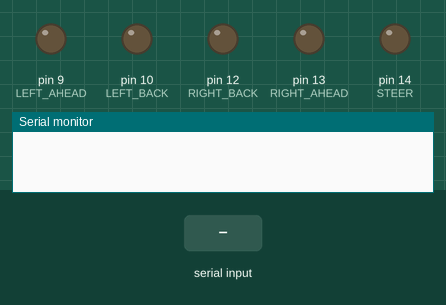
Simulated run of this sketch. Board: Arduino Uno, built with avr-gcc and run on an emulated ATmega328P. Parts: output pins drawn as LEDs (lit = HIGH), the last lines printed to the serial monitor. Inputs (shaded band) come from the test bench.

Above: at 1.2 s.
1.3 s: "A" received over Serial
At 1.8 s:
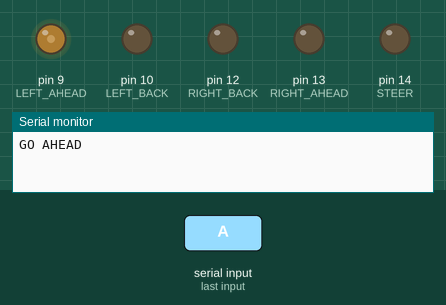
2.9 s: "B" received over Serial
At 4.2 s:
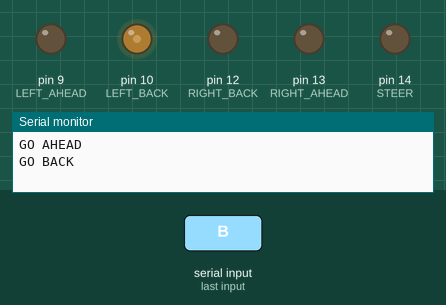
4.5 s: "L" received over Serial
At 5.3 s:
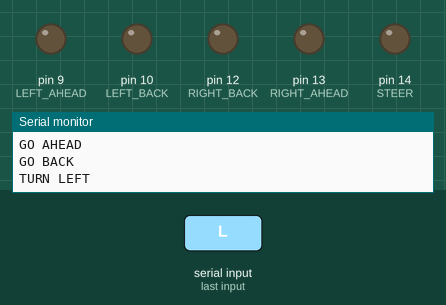
6.1 s: "R" received over Serial
At 6.5 s:
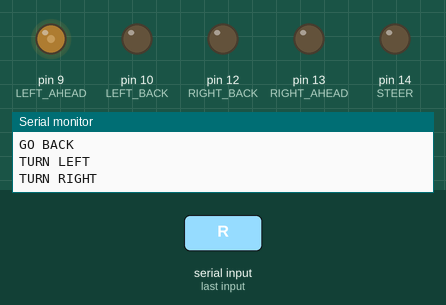
Timing chart, 0 to 8.6 s (numbered marks = the images above; inputs shaded):
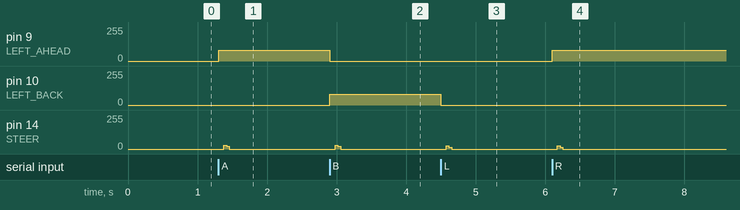

The sketch:

car_430.ino
```cpp
#define LEFT_AHEAD 9
#define LEFT_BACK 10
#define RIGHT_AHEAD 13
#define RIGHT_BACK 12
#define STEER 14
int RUNL=80;
int RUNR=70;
int TURN=1;
int Solid=1470;
char incomingByte;
void Advance();
void turnLeft();
void turnRight();
void Back();
void Stop();
void steer(float portion);
void setup()
{
  Serial.begin(9600);
  pinMode(LEFT_BACK,OUTPUT);
  pinMode(RIGHT_BACK,OUTPUT);
  pinMode(LEFT_AHEAD,OUTPUT);
  pinMode(RIGHT_AHEAD,OUTPUT);
  pinMode(STEER,OUTPUT);
  digitalWrite(LEFT_AHEAD,LOW);
  digitalWrite(RIGHT_AHEAD,LOW);
  digitalWrite(LEFT_BACK,LOW);
  digitalWrite(RIGHT_BACK,LOW);
  digitalWrite(STEER,LOW);
}

void loop()
{
  if (Serial.available()>0)
  {
    incomingByte=Serial.read();
    if (incomingByte=='A')
    {
      Serial.println("GO AHEAD");
      Advance();
      Serial.read();
    }
    else if (incomingByte=='B')
    {
      Serial.println("GO BACK");
      Back();
      Serial.read();
    }
    else if (incomingByte=='L')
    {
      Serial.println("TURN LEFT");
      turnLeft();
      Serial.read();
    }
    else if (incomingByte=='R')
    {
      Serial.println("TURN RIGHT");
      turnRight();
      Serial.read();
    }
    else if (incomingByte=='S')
    {
      Serial.println("STOP");
      Stop();
      Serial.read();
    }
  }
}

void Advance()
{
  for(int i=0;i<200;i++)
  {
    analogWrite(LEFT_AHEAD,i);
    analogWrite(RIGHT_AHEAD,i);
  }
  digitalWrite(LEFT_BACK,LOW);
  digitalWrite(RIGHT_BACK,LOW);
  analogWrite(LEFT_AHEAD,RUNL);
  analogWrite(RIGHT_AHEAD,RUNR);
  steer(1);
}

void Back()
{
  for(int i=0;i<200;i++)
  {
    analogWrite(LEFT_BACK,i);
    analogWrite(RIGHT_BACK,i);
  }
  digitalWrite(LEFT_AHEAD,LOW);
  digitalWrite(RIGHT_AHEAD,LOW);
  analogWrite(LEFT_BACK,RUNL);
  analogWrite(RIGHT_BACK,RUNR);
  steer(1);
}

void turnLeft()
{ analogWrite(LEFT_BACK,TURN*0.0);
  analogWrite(RIGHT_AHEAD,TURN*0.01);
  analogWrite(LEFT_AHEAD,0);
  analogWrite(RIGHT_AHEAD,RUNR);
  steer(0.8);
}

void turnRight()
{
  analogWrite(LEFT_AHEAD,TURN*0.01);
  analogWrite(RIGHT_AHEAD,TURN*0.0);
  analogWrite(LEFT_AHEAD,RUNL);
  analogWrite(RIGHT_AHEAD,0);
  steer(0.8);
}

void Stop()
{
  digitalWrite(LEFT_BACK,LOW);
  digitalWrite(RIGHT_BACK,LOW);
  analogWrite(LEFT_AHEAD,LOW);
  analogWrite(RIGHT_AHEAD,LOW);
}

void steer(float portion)
{
  int tmp=portion*Solid;
  for (int i=0; i<8; i++)
  {
     digitalWrite(STEER,HIGH);
     delayMicroseconds(tmp);
     digitalWrite(STEER,LOW);
     delayMicroseconds(10000-tmp);
     delayMicroseconds(6550);
  }
}
```

Measured:
- after the input at 1.3 s, pin 9 (LEFT_AHEAD): 0/255 → 80/255 at once; pin 14 (STEER): 0/255 → 28/255 after 0.08 s, → 19/255 0.04 s later, → 0/255 0.04 s later
- after the input at 2.9 s, pin 9 (LEFT_AHEAD): 80/255 → 0/255 at once; pin 10 (LEFT_BACK): 0/255 → 80/255 at once; pin 14 (STEER): 0/255 → 28/255 after 0.08 s, → 19/255 0.04 s later, → 0/255 0.04 s later
- after the input at 4.5 s, pin 10 (LEFT_BACK): 80/255 → 0/255 at once; pin 14 (STEER): 0/255 → 23/255 after 0.07 s, → 15/255 0.04 s later, → 0/255 0.04 s later
- after the input at 6.1 s, pin 9 (LEFT_AHEAD): 0/255 → 80/255 at once; pin 14 (STEER): 0/255 → 23/255 after 0.07 s, → 15/255 0.04 s later, → 0/255 0.04 s later
